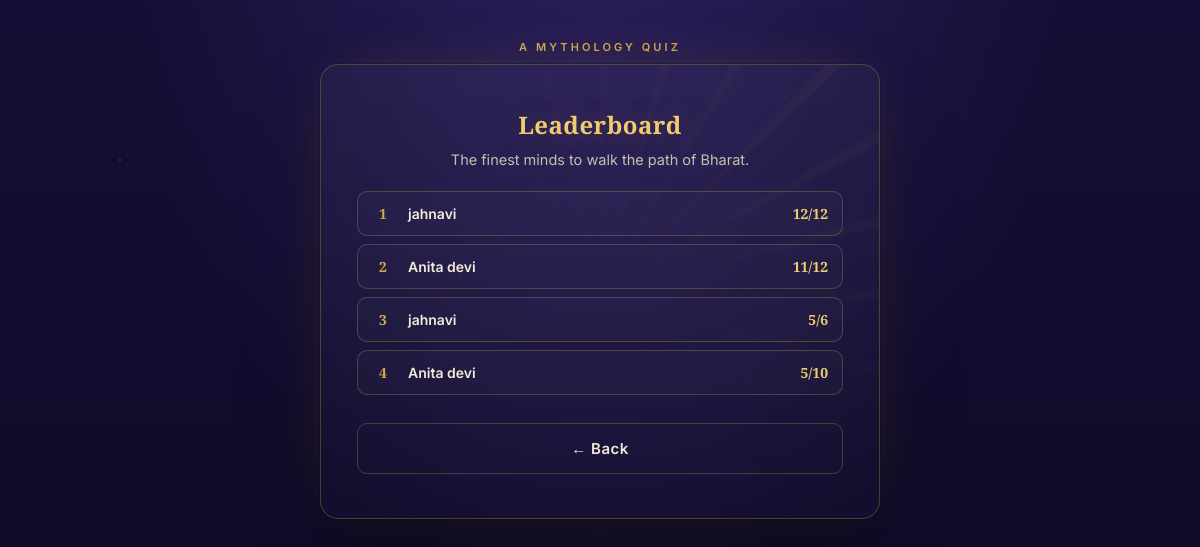
The app's page /leaderboard with its own data.
### tables this page shows
CREATE TABLE attempts (
            id INTEGER PRIMARY KEY AUTOINCREMENT,
            user_id INTEGER,
            username TEXT NOT NULL,
            score INTEGER NOT NULL,
            total INTEGER NOT NULL,
            created_at TEXT DEFAULT CURRENT_TIMESTAMP,
            FOREIGN KEY (user_id) REFERENCES users (id)
        );

### app.py (the view)
@app.route("/leaderboard")
def leaderboard():
    conn = get_db()
    rows = conn.execute(
        "SELECT username, score, total, created_at FROM attempts "
        "ORDER BY score DESC, created_at ASC LIMIT 10"
    ).fetchall()
    conn.close()
    return render_template("leaderboard.html", rows=rows)

### database.py (called while the page is built)
def get_db():
    conn = sqlite3.connect(DATABASE)
    conn.row_factory = sqlite3.Row
    conn.execute("PRAGMA foreign_keys = ON")
    return conn

### templates/leaderboard.html (shortened to what this page needs)
{% extends "base.html" %}
{% block content %}
<h1 style="font-size:24px;">Leaderboard</h1>
<p class="subtitle" style="margin-bottom:20px;">The finest minds to walk the path of Bharat.</p>
{% if rows %}
  {% for r in rows %}
  <div class="lb-row">
    <div class="lb-rank">{{ loop.index }}</div>
    <div class="lb-name">{{ r['username'] }}</div>
    <div class="lb-score">{{ r['score'] }}/{{ r['total'] }}</div>
  </div>
  {% endfor %}
{% else %}
  <div class="lb-empty">No scores yet — be the first to play.</div>
{% endif %}
<a href="{{ url_for('home') }}"><button class="btn btn-secondary" style="margin-top:20px;">← Back</button></a>
{% endblock %}

### templates/base.html (shortened to what this page needs)
<!DOCTYPE html>
<html lang="en">
<head>
<link rel="stylesheet" href="{{ url_for('static', filename='css/style.css') }}">
</head>
<body>
<div class="page">
  <div class="eyebrow">A Mythology Quiz</div>
  <div class="card">
    {% block content %}{% endblock %}
  </div>
</div>
</body>
</html>

### static/css/style.css (style rules this page uses)
:root { --night: #150F35; --night-deep: #0D0924; --gold: #D4A947; --gold-bright: #F0CC6E; --vermillion: #E1543D; --leaf: #7FA65C; --ivory: #F3EAD8; --ivory-dim: #C8BFAE; --card-line: rgba(212,169,71,0.28); }
* { box-sizing:border-box; margin:0; padding:0; }
html,body { height:100%; }
body { min-height:100vh; font-family:'Inter', sans-serif; color:var(--ivory); background: radial-gradient(1px 1px at 10% 20%, rgba(255,255,255,0.5) 0, transparent 100%), radial-gradient(1px 1px at 80% 15%, rgba(255,255,255,0.4) 0, transparent 100%), radial-gradient(1px 1px at 60% 70%, rgba(255,255,255,0.35) 0, transparent 100%), radial-gradient(1px 1px at 25% 85%, rgba(255,255,255,0.4) 0, transparent 100%), radial-gradient(1px 1px at 90% 60%, rgba(255,255,255,0.3) 0, transparent 100%), radial-gradient(1px 1px at 45% 40%, rgba(255,255,255,0.4) 0, transparent 100%), radial-gradient(1px 1px at 70% 90%, rgba(255,255,255,0.3) 0, transparent 100%), radial-gradient(ellipse at 50% -10%, #2A1F5C 0%, transparent 55%), linear-gradient(180deg, var(--night) 0%, var(--night-deep) 100%); display:flex; align-items:flex-start; justify-content:center; padding:40px 16px; }
.page { width:100%; max-width:560px; }
.eyebrow { font-family:'Inter'; font-size:11px; font-weight:600; letter-spacing:0.28em; text-transform:uppercase; color:var(--gold); text-align:center; margin-bottom:10px; }
.card { background:linear-gradient(180deg, rgba(255,255,255,0.04), rgba(255,255,255,0.015)); border:1px solid var(--card-line); border-radius:18px; padding:44px 36px; backdrop-filter:blur(6px); box-shadow:0 0 0 1px rgba(0,0,0,0.2), 0 30px 70px -20px rgba(0,0,0,0.6), 0 0 60px -25px rgba(212,169,71,0.35); position:relative; overflow:hidden; }
.card::before { content:""; position:absolute; inset:0; background:repeating-conic-gradient(from 0deg, rgba(212,169,71,0.05) 0deg 2deg, transparent 2deg 15deg); -webkit-mask:radial-gradient(circle at 100% 0%, black, transparent 60%); mask:radial-gradient(circle at 100% 0%, black, transparent 60%); pointer-events:none; }
h1 { font-family:'Cinzel Decorative', serif; font-size:30px; text-align:center; color:var(--gold-bright); letter-spacing:0.02em; line-height:1.3; margin-bottom:8px; text-shadow:0 0 30px rgba(240,204,110,0.25); }
.subtitle { text-align:center; color:var(--ivory-dim); font-size:14.5px; line-height:1.6; margin-bottom:32px; font-weight:400; }
.btn { width:100%; padding:15px 20px; margin-top:22px; font-family:'Inter'; font-size:15px; font-weight:600; letter-spacing:0.03em; border-radius:10px; border:none; cursor:pointer; transition:transform 0.15s ease, box-shadow 0.15s ease, filter 0.15s ease; }
.btn-secondary { background:transparent; color:var(--ivory); border:1px solid var(--card-line); }
.lb-row { display:flex; align-items:center; gap:14px; padding:12px 14px; border:1px solid var(--card-line); border-radius:10px; margin-bottom:8px; background:rgba(255,255,255,0.02); }
.lb-rank { font-family:'Cinzel'; font-weight:700; font-size:14px; color:var(--gold); width:22px; text-align:center; flex-shrink:0; }
.lb-name { flex:1; font-size:14px; font-weight:600; }
.lb-score { font-family:'Cinzel'; font-weight:600; color:var(--gold-bright); font-size:14px; }

### records on screen
attempts: username "jahnavi", score "12", total "12"
attempts: username "Anita devi", score "11", total "12"
attempts: username "jahnavi", score "5", total "6"
attempts: username "Anita devi", score "5", total "10"
